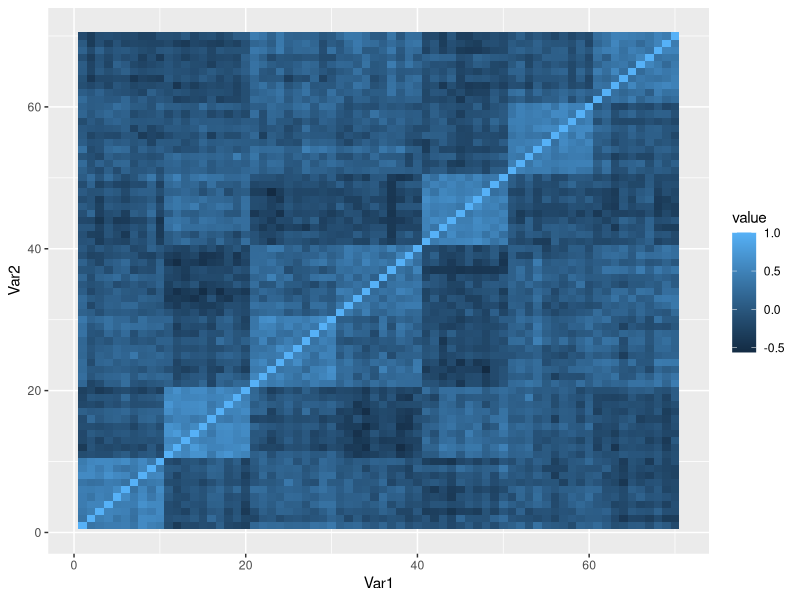
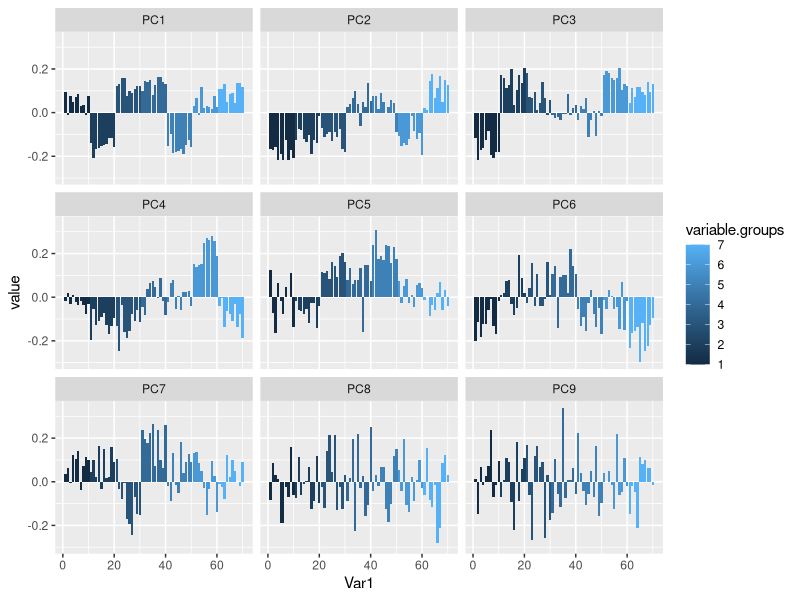
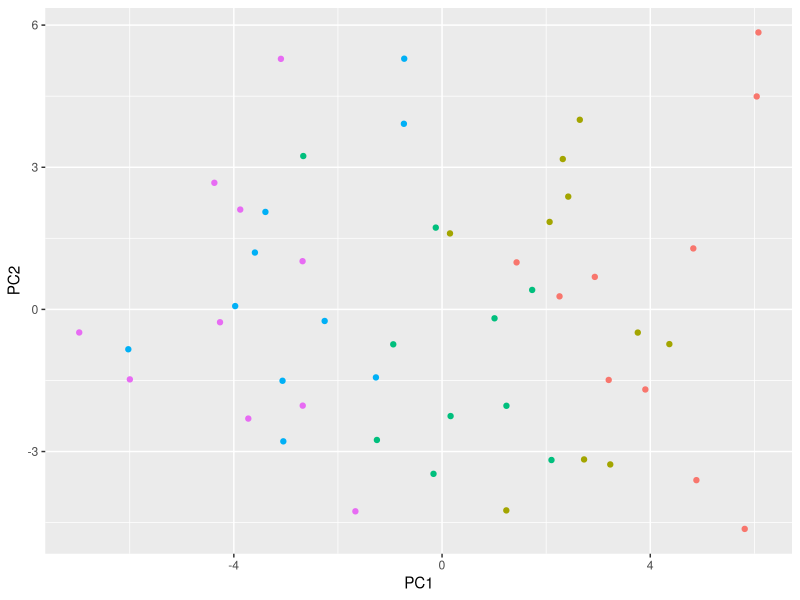

Write R code to recreate these figures, in order.
#http://www.r-bloggers.com/using-r-two-plots-of-principal-component-analysis/

library(reshape2)
library(ggplot2)


sample.groups <- c(rep(1, 10), rep(2, 10), rep(3, 10),
                   rep(4, 10), rep(5, 10))
variable.groups <- c(rep(1, 10), rep(2, 10), rep(3, 10),
                     rep(4, 10), rep(5, 10), rep(6, 10),
                     rep(7, 10))

data <- matrix(nrow=length(sample.groups), ncol=70)
base.data <- matrix(nrow=length(sample.groups), ncol=7)



for (j in 1:ncol(base.data)) {
    mu <- rnorm(1, 0, 4)
    sigma <- runif(1, 5, 10)
    base.data[,j] <- sample.groups*mu +
        rnorm(length(sample.groups), 0, sigma)
}

for (j in 1:ncol(data)) {
    mu <- runif(1, 0, 4)
    data[,j] <- base.data[,variable.groups[j]] +
        rnorm(length(sample.groups), mu, 10)
}

pdf(paste0("/Users/vgupta/Desktop/35_simon_RNAseq/temp",'.pdf'), height=20, width=20)

qplot(x=Var1, y=Var2, data=melt(cor(data)), geom="tile",
                 fill=value)
dev.off()


pdf(paste0("/Users/vgupta/Desktop/35_simon_RNAseq/temp",'.pdf'), height=20, width=20)
pca <- prcomp(data, scale=T)
melted <- cbind(variable.groups, melt(pca$rotation[,1:9]))

barplot <- ggplot(data=melted) +
    geom_bar(aes(x=Var1, y=value, fill=variable.groups), stat="identity") +
    facet_wrap(~Var2)
barplot

dev.off()

pdf(paste0("/Users/vgupta/Desktop/35_simon_RNAseq/temp",'.pdf'), height=20, width=20)
scores <- data.frame(sample.groups, pca$x[,1:3])
pc1.2 <- qplot(x=PC1, y=PC2, data=scores, colour=factor(sample.groups),labels=sample.groups) +
    theme(legend.position="none")
pc1.3 <- qplot(x=PC1, y=PC3, data=scores, colour=factor(sample.groups)) +
    theme(legend.position="none")
pc2.3 <- qplot(x=PC2, y=PC3, data=scores, colour=factor(sample.groups)) +
    theme(legend.position="none")

pc1.2

dev.off()

